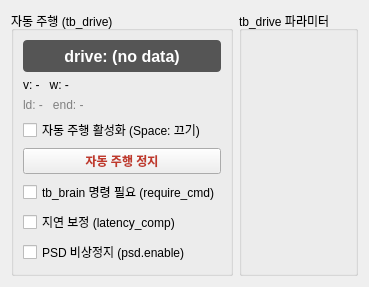
        <widget class="QWidget" name="tab_3">
         <attribute name="title">
          <string>Drive</string>
         </attribute>
         <layout class="QGridLayout" name="gridLayoutTab3" columnstretch="2,5">
          <item row="0" column="0">
           <widget class="QGroupBox" name="groupAutoDrive">
            <property name="title">
             <string>자동 주행 (tb_drive)</string>
            </property>
            <layout class="QVBoxLayout" name="verticalLayoutAutoDrive">
             <item>
              <widget class="QLabel" name="labelDriveMode">
               <property name="minimumSize">
                <size>
                 <width>0</width>
                 <height>32</height>
                </size>
               </property>
               <property name="styleSheet">
                <string>font-size: 16px; font-weight: bold; border-radius: 4px; background: #555; color: white;</string>
               </property>
               <property name="text">
                <string>drive: (no data)</string>
               </property>
               <property name="alignment">
                <set>Qt::AlignmentFlag::AlignCenter</set>
               </property>
              </widget>
             </item>
             <item>
              <widget class="QLabel" name="labelDriveVel">
               <property name="text">
                <string>v: -   w: -</string>
               </property>
              </widget>
             </item>
             <item>
              <widget class="QLabel" name="labelDriveInfo">
               <property name="styleSheet">
                <string>color: gray;</string>
               </property>
               <property name="text">
                <string>ld: -   end: -</string>
               </property>
               <property name="wordWrap">
                <bool>true</bool>
               </property>
              </widget>
             </item>
             <item>
              <widget class="QCheckBox" name="checkAutoEnable">
               <property name="text">
                <string>자동 주행 활성화 (Space: 끄기)</string>
               </property>
               <property name="focusPolicy">
                <enum>Qt::FocusPolicy::NoFocus</enum>
               </property>
              </widget>
             </item>
             <item>
              <widget class="QPushButton" name="btnAutoStop">
               <property name="text">
                <string>자동 주행 정지</string>
               </property>
               <property name="styleSheet">
                <string>font-weight: bold; color: #c0392b;</string>
               </property>
              </widget>
             </item>
             <item>
              <widget class="QCheckBox" name="checkRequireCmd">
               <property name="text">
                <string>tb_brain 명령 필요 (require_cmd)</string>
               </property>
              </widget>
             </item>
             <item>
              <widget class="QCheckBox" name="checkLatencyComp">
               <property name="text">
                <string>지연 보정 (latency_comp)</string>
               </property>
              </widget>
             </item>
             <item>
              <widget class="QCheckBox" name="checkPsdEnable">
               <property name="text">
                <string>PSD 비상정지 (psd.enable)</string>
               </property>
              </widget>
             </item>
             <item>
              <spacer name="verticalSpacerAutoDrive">
               <property name="orientation">
                <enum>Qt::Orientation::Vertical</enum>
               </property>
               <property name="sizeHint" stdset="0">
                <size>
                 <width>20</width>
                 <height>0</height>
                </size>
               </property>
              </spacer>
             </item>
            </layout>
           </widget>
          </item>
          <item row="0" column="1">
           <widget class="QGroupBox" name="groupDriveParams">
            <property name="title">
             <string>tb_drive 파라미터</string>
            </property>
            <layout class="QGridLayout" name="gridDriveParams"/>
           </widget>
          </item>
         </layout>
        </widget>
